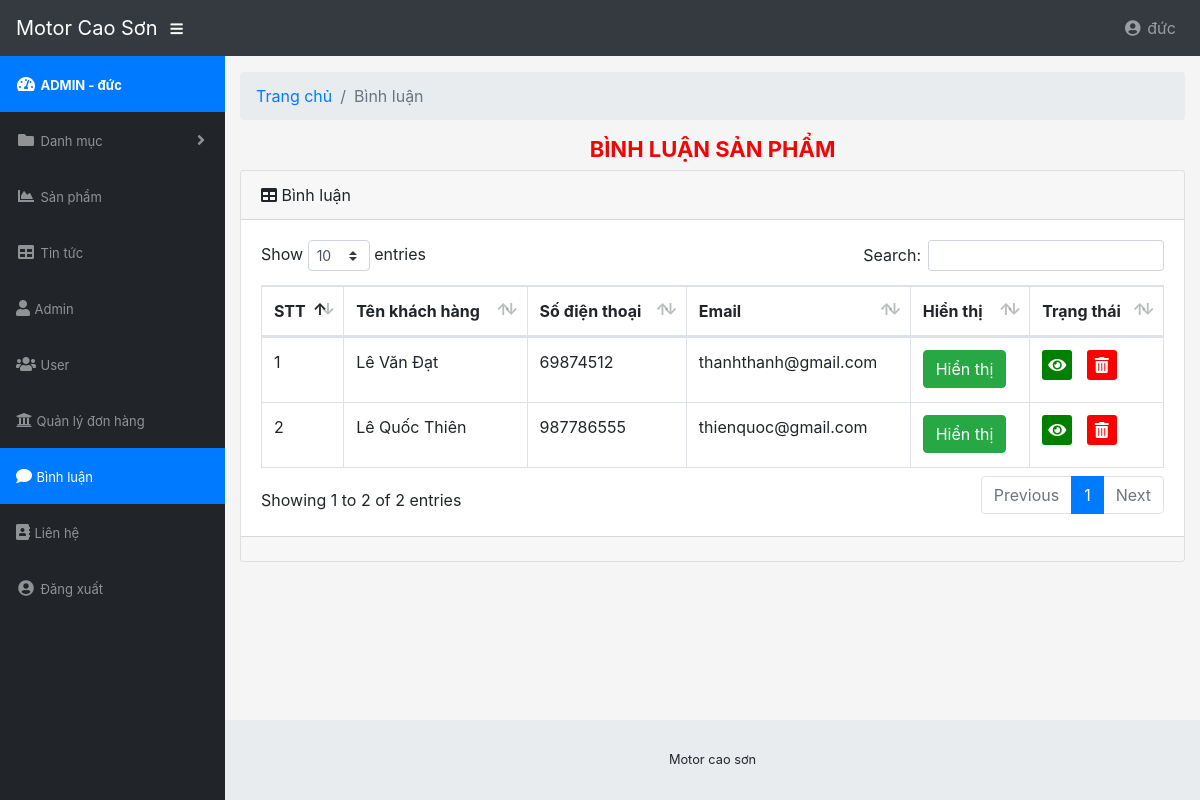
The app's page /admin/modules/comment/index.php (signed in) with its own data.
### tables this page shows
CREATE TABLE `comment` (
  `id` int(10) UNSIGNED NOT NULL,
  `product_id` int(11) DEFAULT NULL,
  `name` varchar(50) DEFAULT NULL,
  `email` varchar(50) DEFAULT NULL,
  `phone` int(11) DEFAULT NULL,
  `message` text DEFAULT NULL,
  `time` datetime DEFAULT NULL,
  `status` tinyint(4) DEFAULT 1,
  `cm_check` varchar(1) DEFAULT NULL
);

### libraries/Database.php (called while the page is built, shortened)
<?php
class Database
{
    public $link;
    public function __construct()
    {
        $this->link = mysqli_connect("localhost","root","","storemotor") or die ();
        mysqli_set_charset($this->link,"utf8");
    }
    public function fetchAll($table)
    {
        $sql = "SELECT * FROM {$table} WHERE 1" ;
        $result = mysqli_query($this->link,$sql) or die("Lỗi Truy Vấn fetchAll " .mysqli_error($this->link));
        $data = [];
        if( $result)
        {
            while ($num = mysqli_fetch_assoc($result))
            {
                $data[] = $num;
            }
        }
        return $data;
    }
}
?>

### admin/autoload/autoload.php (called while the page is built, shortened)
<?php
require_once  __DIR__."/../../libraries/Database.php";
$db = new Database;
?>

### admin/modules/comment/index.php (the view, shortened to what this page needs)
<?php
require_once __DIR__."/../../autoload/autoload.php";
$comment = $db->fetchAll("comment");
?>
<?php require_once __DIR__."/../../layouts/header.php"; ?>
    <div class="container-fluid">
        <ol class="breadcrumb">
            <li class="breadcrumb-item">
                <a href="#">Trang chủ</a>
            </li>
            <li class="breadcrumb-item active">Bình luận</li>
        </ol>
        <div class="admin-title-top">
            <h1>Bình luận sản phẩm</h1>
        </div>
        <div class="admin-content">
            <div class="card mb-3">
                <div class="card-header">
                    <i class="fas fa-table"></i>
                    Bình luận</div>
                <div class="card-body">
                    <div class="table-responsive">
                        <table class="table table-bordered" id="dataTable" width="100%" cellspacing="0">
                            <thead>
                            <tr>
                                <th>STT</th>
                                <th>Tên khách hàng</th>
                                <th>Số điện thoại</th>
                                <th>Email</th>
                                <th>Hiển thị</th>
                                <th>Trạng thái</th>
                            </tr>
                            </thead>
                            <tbody>
                            <?php $stt = 1; foreach ($comment as $item): ?>
                                <tr>
                                    <td><?php echo $stt ?></td>
                                    <td><?php echo $item['name'] ?></td>
                                    <td><?php echo $item['phone'] ?></td>
                                    <td><?php echo $item['email'] ?></td>
                                    <td>
                                        <a class="btn <?php echo $item['status'] == 1 ? 'btn-success' : 'btn-danger' ?>" href="home.php?id=<?php echo $item['id'] ?>">
                                            <?php echo $item['status'] == 1 ? 'Hiển thị' : 'Không hiển thị' ?>
                                        </a>
                                    </td>
                                    <td>
                                        <ul class="list-action">
                                            <li class="item-edit">
                                                <a href="view.php?id=<?php echo $item['id'] ?>" title="Xem chi tiết">
                                                    <i class="fa fa-eye"></i>
                                                </a>
                                            </li>
                                            <li class="item-delete">
                                                <a href="delete.php?id=<?php echo $item['id'] ?>" title="Xóa danh mục">
                                                    <i class="fa fa-trash-alt"></i>
                                                </a>
                                            </li>
                                        </ul>
                                    </td>
                                </tr>
                                <?php $stt++ ; endforeach ?>
                            </tbody>
                        </table>
                    </div>
                </div>
                <div class="card-footer small text-muted"></div>
            </div>
        </div>
    </div>
<?php require_once __DIR__."/../../layouts/footer.php"; ?>

### public/admin/css/style-admin.css (style rules this page uses)
li { list-style: none; }
a, a:hover { text-decoration: none; }
.admin-title-top h1 { text-align: center; font-size: 22px; text-transform: uppercase; font-weight: bold; color: #ef0606; }
.list-action { margin: 0; padding: 0; }
.list-action li { display: inline-block; width: 30px; height: 30px; background: red; border-radius: 3px; text-align: center; line-height: 30px; margin-right: 10px; margin-bottom: 10px; }
.list-action li a { color: #fff; }
.item-edit { background: green !important; }

### records on screen
comment: name "Lê Văn Đạt", phone "69874512", email "thanhthanh@gmail.com", status "Hiển thị"
comment: name "Lê Quốc Thiên", phone "987786555", email "thienquoc@gmail.com", status "Hiển thị"

### other values on screen
$_SESSION['admin_name'] "đức"
